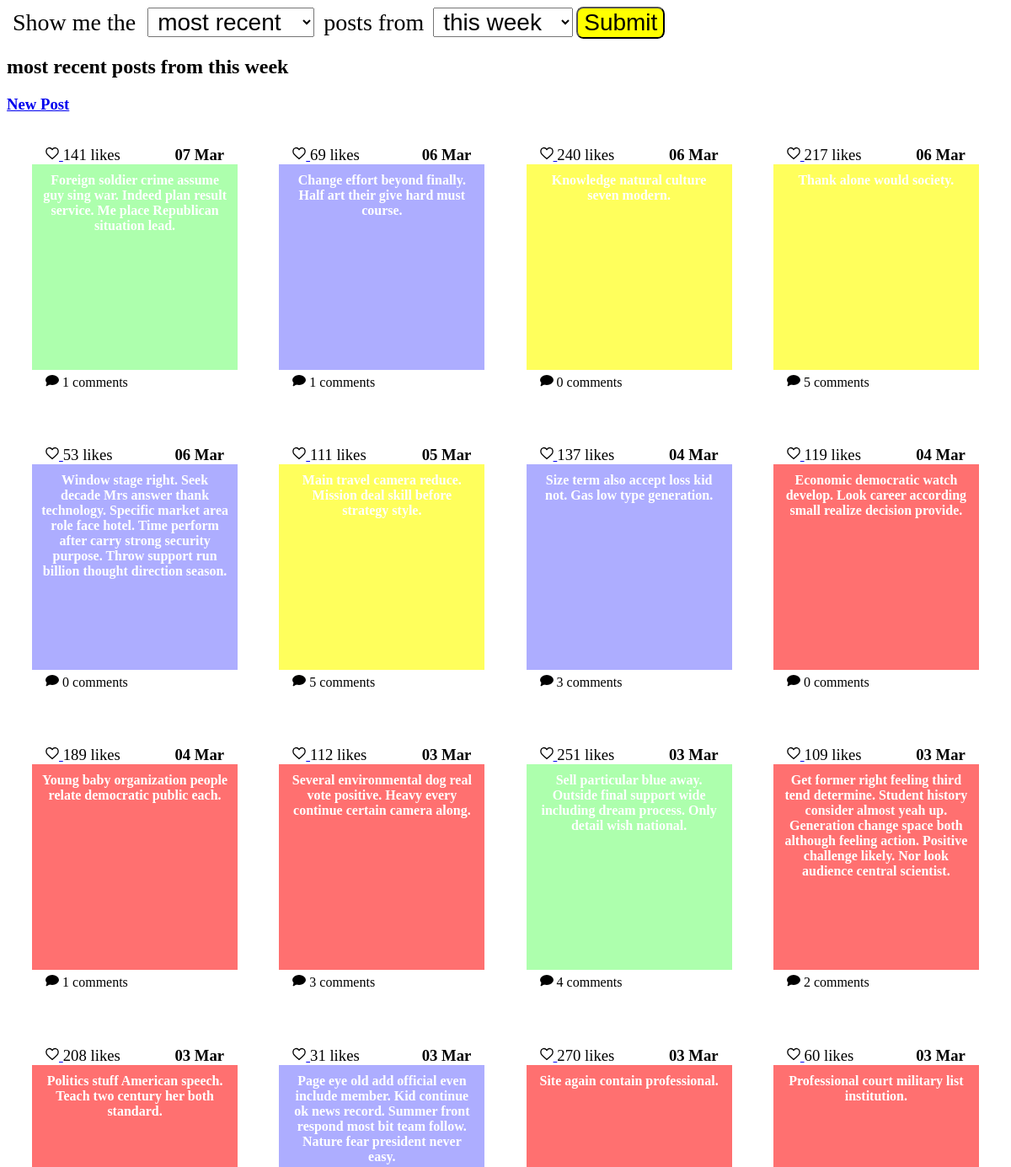
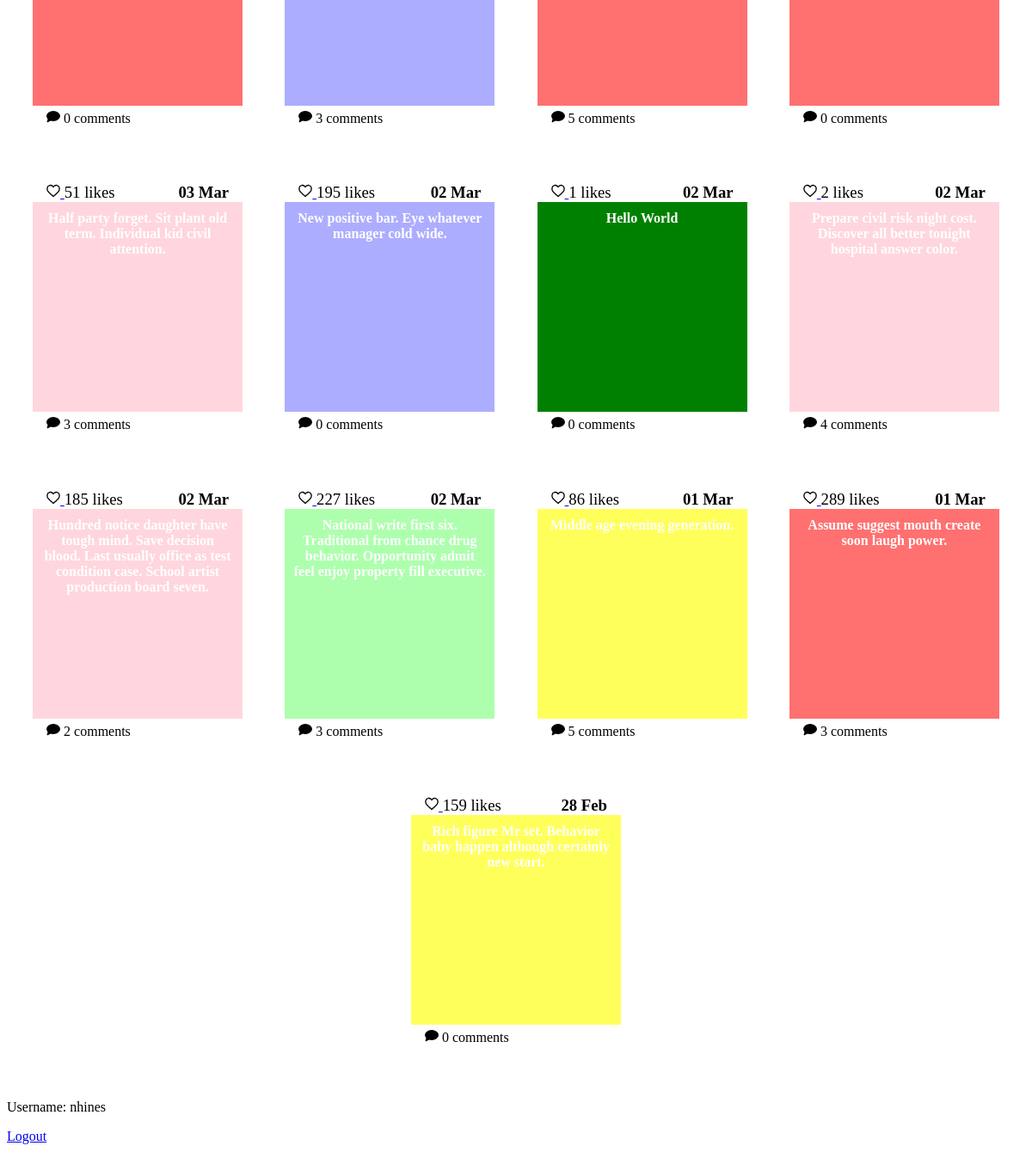
Page /home (signed in) on the committed database (2 pictures, top to bottom).
### tables this page shows
CREATE TABLE posts
(
    id INTEGER PRIMARY KEY AUTOINCREMENT,
    author TEXT NOT NULL,
    message TEXT NOT NULL,
    background TEXT NOT NULL,
    submission_time TEXT NOT NULL
);

### app.py (the view, shortened to what this page needs)
@app.route("/home", methods=["GET", "POST"])
def home():
    db = get_db()
    form = HomePageForm()
    sort_by = form.sort_by.data
    recent = form.recent.data
    if recent == "today":
        recent_posts_limit = "datetime('now', '-24 hours')"
    elif recent == "this week":
        recent_posts_limit = "datetime('now', '-7 days')"
    elif recent == "this month":
        recent_posts_limit = "datetime('now', '-31 days')"
    else:
        recent_posts_limit = "0"
    if sort_by == "most recent":
        query = f"""SELECT id, message, background, submission_time
            FROM posts
            WHERE submission_time <= datetime('now') and submission_time >= {recent_posts_limit}
            ORDER BY submission_time DESC;"""
    posts = db.execute(query).fetchall()
    posts_formatted = []
    for post in posts:
        likes = db.execute("SELECT COUNT(*) AS 'likes' FROM likes WHERE post_id = ?;", (post["id"],)).fetchone()[
            "likes"]
        is_liked_by_user = db.execute("""SELECT * FROM
                posts JOIN likes
                    ON posts.id = ?
                        AND posts.id = likes.post_id
                WHERE likes.liker = ?;""", (post["id"], session.get("username", ""))).fetchone() is not None
        num_comments = db.execute("""SELECT COUNT(*)
                FROM comments
                WHERE post_id = ?;""", (post["id"],)).fetchone()["COUNT(*)"]
        posts_formatted.append(
            {
                "id": post["id"],
                "message": post["message"],
                "background": post["background"],
                "submission_time": datetime.strptime(post["submission_time"], "%Y-%m-%d %H:%M:%S").strftime("%d %b"),
                "likes": likes,
                "is_liked": is_liked_by_user,
                "num_comments": num_comments
            }
        )
    return render_template("home.html", form=form, posts=posts_formatted)

### forms.py
class HomePageForm(FlaskForm):
    sort_by = SelectField(label="Show me the ", choices=["most recent", "most popular"],
                          default="most recent")
    recent = SelectField(label="posts from", choices=["today", "this week", "this month", "all time"],
                         default="this week")
    submit = SubmitField("Submit")

### app.py (called while the page is built)
@app.before_request
def load_logged_in_user():
    g.user = session.get("username", None)

### database.py (called while the page is built)
def get_db():
    if "db" not in g:
        g.db = sqlite3.connect(DATABASE,
            detect_types=sqlite3.PARSE_DECLTYPES
        )
        g.db.row_factory = sqlite3.Row
    return g.db

### templates/home.html (shortened to what this page needs)
{% extends "base.html" %}
{% import 'macros.html' as macros %}
{% block stylesheets %}
    {{ macros.multiple_stylesheets(['root.css', 'home.css']) }}
{% endblock %}
{% block base_header %}
    <form action="" method="POST" novalidate>
        {{ form.sort_by.label }}
        {{ form.sort_by() }}
        {{ form.recent.label }}
        {{ form.recent() }}
        {{ form.submit() }}
    </form>
{% endblock %}
{% block main_content %}
    <h2>{{ form.sort_by.data }} posts from {{ form.recent.data }}</h2>
    <h3><a href="{{ url_for('create_post') }}">New Post</a></h3>
    <section id="posts">
        {% for post in posts %}
            {{ macros.render_post(post) }}
        {% endfor %}
    </section>
{% endblock %}

### templates/macros.html (shortened to what this page needs)
{% macro multiple_stylesheets(file_names) %}
    {% for file_name in file_names %}
        <link rel="stylesheet" href="{{ url_for('static', filename='styles/' + file_name) }}" />
    {% endfor %}
{% endmacro %}
{% macro heart(color) %}
    <svg version="1.0" xmlns="http://www.w3.org/2000/svg" width="300" height="300" viewBox="0 0 300.000000 300.000000" preserveAspectRatio="xMidYMid " class="svg" style="width: 16px; height: 16px;">
        <g transform="translate(0.000000,300.000000) scale(0.100000,-0.100000)" fill="{{ color }}" stroke="#000000">
        <path d="M700 2699 c-282 -64 -479 -276 -521 -559 -12 -88 -7 -261 12 -380 10
        -63 45 -185 59 -205 4 -5 13 -26 20 -45 57 -145 258 -366 599 -660 93 -79 245
        -213 325 -284 38 -33 74 -65 80 -71 6 -5 60 -54 119 -108 l107 -99 107 99 c59
        54 113 103 119 108 6 6 42 38 80 71 80 71 232 205 325 284 341 294 542 515
        599 660 7 19 16 40 20 45 14 20 49 142 59 205 19 119 24 292 12 380 -43 289
        -243 499 -532 560 -162 34 -299 16 -456 -62 -98 -48 -237 -171 -293 -258 -18
        -28 -36 -50 -40 -50 -4 0 -22 22 -40 50 -17 27 -71 87 -119 132 -180 171 -412
        239 -641 187z" id="node1" class="node" stroke-width="250"></path>
        </g>
        <g transform="translate(0.000000,300.000000) scale(0.100000,-0.100000)" fill="#FFFFFF" stroke="none">
        </g>
    </svg>
{% endmacro %}
{% macro speech_bubble() %}
    <svg version="1.0" xmlns="http://www.w3.org/2000/svg" width="16" height="16" style="width:16px; height:16px;">
        <ellipse cx="8" cy="8" rx="7" ry="5"
            style="fill:black;stroke:black;stroke-width:2"></ellipse>
        <polygon points="1,15 3,8 14,8" style="fill:black;stroke:black;stroke-width:1"></polygon>
    </svg>
{% endmacro %}
{% macro render_post(post) %}
    <section class="post">
        <h3>{{ post.submission_time }}</h3>
        <p id="likes-and-submission-time">
            {% if post.is_liked %}
                <a href="{{ url_for('unlike_post', post_id=post.id) }}">{{ heart('#ff0000') }}</a>
            {% else %}
                <a href="{{ url_for('like_post', post_id=post.id) }}">{{ heart('#ffffff') }}</a>
            {%  endif %}
            {{ post.likes }} likes
        </p>
        <div style="background:{{ post.background }};">
            {{ post.message }}
        </div>
        <p id="comments">
            <a href="{{ url_for('view_comments', post_id=post['id']) }}">
                {{ speech_bubble() }} {{ post.num_comments }} comments
            </a>
        </p>
    </section>
{% endmacro %}

### static/styles/root.css (style rules this page uses)
:root { font-size: 16px; }

### static/styles/home.css (style rules this page uses)
#posts { display: flex; flex-wrap: wrap; justify-content: space-evenly; }
.post { display: grid; grid-template-areas: "likes date" "post post" "comments comments"; margin: 1.2em; }
.post > h3 { grid-area: date; margin: 0; padding-right: 1rem; text-align: right; }
#likes-and-submission-time { grid-area: likes; font-size: 1.17em; margin: 0; padding-left: 1rem; text-align: left; }
.post > div { grid-area: post; width: 14rem; height: 14rem; display: table-cell; padding: 10px; vertical-align: middle; text-align: center; font-weight: bold; color: white; }
#comments { grid-area: comments; min-height: 2rem; padding-left: 1rem; margin-top: 0.25rem; }
#comments a { color: black; text-decoration: none; }
form * { font-size: 1.75rem; padding-left: 0.25em; padding-right: 0.25em; }
form > input[type=submit] { background: yellow; border-radius: 0.3em; }

### rows in the picture
posts: submission_time "07 Mar", likes "141", message "Foreign soldier crime assume guy sing war. Indeed plan result service. Me place Republican situation lead.", num_comments "1"
posts: submission_time "06 Mar", likes "69", message "Change effort beyond finally. Half art their give hard must course.", num_comments "1"
posts: submission_time "06 Mar", likes "240", num_comments "0"
posts: submission_time "06 Mar", likes "217", num_comments "5"
posts: submission_time "06 Mar", likes "53", message "Window stage right. Seek decade Mrs answer thank technology. Specific market area role face hotel. Time perform after carry strong security purpose. Throw support run billion thought direction season.", num_comments "0"
posts: submission_time "05 Mar", likes "111", num_comments "5"
posts: submission_time "04 Mar", likes "137", message "Size term also accept loss kid not. Gas low type generation.", num_comments "3"
posts: submission_time "04 Mar", likes "119", message "Economic democratic watch develop. Look career according small realize decision provide.", num_comments "0"
posts: submission_time "04 Mar", likes "189", message "Young baby organization people relate democratic public each.", num_comments "1"
posts: submission_time "03 Mar", likes "112", message "Several environmental dog real vote positive. Heavy every continue certain camera along.", num_comments "3"
posts: submission_time "03 Mar", likes "251", message "Sell particular blue away. Outside final support wide including dream process. Only detail wish national.", num_comments "4"
posts: submission_time "03 Mar", likes "109", message "Get former right feeling third tend determine. Student history consider almost yeah up. Generation change space both although feeling action. Positive challenge likely. Nor look audience central scientist.", num_comments "2"
posts: submission_time "03 Mar", likes "208", message "Politics stuff American speech. Teach two century her both standard.", num_comments "0"
posts: submission_time "03 Mar", likes "31", message "Page eye old add official even include member. Kid continue ok news record. Summer front respond most bit team follow. Nature fear president never easy.", num_comments "3"
posts: submission_time "03 Mar", likes "270", message "Site again contain professional.", num_comments "5"
posts: submission_time "03 Mar", likes "60", message "Professional court military list institution.", num_comments "0"
posts: submission_time "03 Mar", likes "51", message "Half party forget. Sit plant old term. Individual kid civil attention.", num_comments "3"
posts: submission_time "02 Mar", likes "195", message "New positive bar. Eye whatever manager cold wide.", num_comments "0"
posts: submission_time "02 Mar", likes "1", message "Hello World", num_comments "0"
posts: submission_time "02 Mar", likes "2", message "Prepare civil risk night cost. Discover all better tonight hospital answer color.", num_comments "4"
posts: submission_time "02 Mar", likes "185", message "Hundred notice daughter have tough mind. Save decision blood. Last usually office as test condition case. School artist production board seven.", num_comments "2"
posts: submission_time "02 Mar", likes "227", message "National write first six. Traditional from chance drug behavior. Opportunity admit feel enjoy property fill executive.", num_comments "3"
posts: submission_time "01 Mar", likes "86", num_comments "5"
posts: submission_time "01 Mar", likes "289", message "Assume suggest mouth create soon laugh power.", num_comments "3"
posts: submission_time "28 Feb", likes "159", num_comments "0"

### other values in the picture
{{ g.user }} "nhines"
